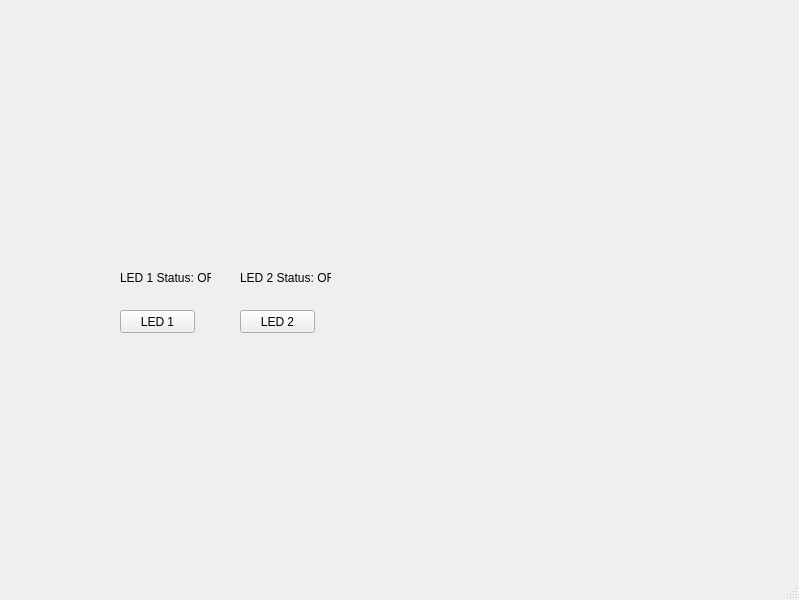
<?xml version="1.0" encoding="UTF-8"?>
<ui version="4.0">
 <class>MainWindow</class>
 <widget class="QMainWindow" name="MainWindow">
  <property name="geometry">
   <rect>
    <x>0</x>
    <y>0</y>
    <width>799</width>
    <height>600</height>
   </rect>
  </property>
  <property name="windowTitle">
   <string>MainWindow</string>
  </property>
  <widget class="QWidget" name="centralwidget">
   <widget class="QPushButton" name="pushButton">
    <property name="geometry">
     <rect>
      <x>120</x>
      <y>310</y>
      <width>75</width>
      <height>23</height>
     </rect>
    </property>
    <property name="text">
     <string>LED 1</string>
    </property>
   </widget>
   <widget class="QPushButton" name="pushButton_2">
    <property name="geometry">
     <rect>
      <x>240</x>
      <y>310</y>
      <width>75</width>
      <height>23</height>
     </rect>
    </property>
    <property name="text">
     <string>LED 2</string>
    </property>
   </widget>
   <widget class="QLabel" name="label">
    <property name="geometry">
     <rect>
      <x>120</x>
      <y>270</y>
      <width>91</width>
      <height>16</height>
     </rect>
    </property>
    <property name="text">
     <string>LED 1 Status: OFF</string>
    </property>
   </widget>
   <widget class="QLabel" name="label_2">
    <property name="geometry">
     <rect>
      <x>240</x>
      <y>270</y>
      <width>91</width>
      <height>16</height>
     </rect>
    </property>
    <property name="text">
     <string>LED 2 Status: OFF</string>
    </property>
   </widget>
  </widget>
  <widget class="QMenuBar" name="menubar">
   <property name="geometry">
    <rect>
     <x>0</x>
     <y>0</y>
     <width>799</width>
     <height>21</height>
    </rect>
   </property>
  </widget>
  <widget class="QStatusBar" name="statusbar"/>
 </widget>
 <resources/>
 <connections/>
</ui>
